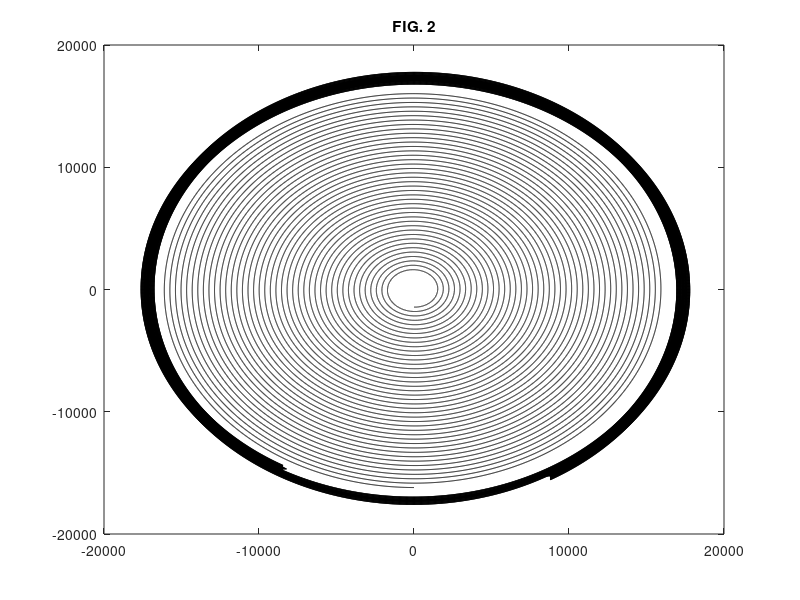

Reproduce this figure in MATLAB.
% 17 June 2009
% Archemedian Spiral with a value of s as a function of wire-thickness
% for the primary winding:
tp = 16950:00.1:17610; % 660 degrees, n=1.75. 
xp = -tp.*sin(pi/180*tp);
yp = -tp.*cos(pi/180*tp);
% with a gap of 750
% for the secondary winding:
ts = 1440:00.1:16200; % 14580 degrees, n=40.
xs = -ts.*sin(-pi/180*ts);
ys = -ts.*cos(-pi/180*ts);
plot(xp,yp,'k+',xs,ys,'k') % now with thickness.
title('FIG. 2')
% playground
%subplot(211), plot(t,x,'c:')
%ylabel('X')
%title('A Spiral?')
%
%subplot(212), plot(t,y,'Color',[1 0.5 0],'linestyle','-.')
%ylabel('Y')
%title('It Doesn''t Look Like a Spiral...')
%xlabel('Angle, Degrees')
%	Or we could look at multiple plots on a single set of axes:
%clf
%plot(t,x,'go',t,y,'r--')
%title('Still Doesn''t Look Like a Spiral...')
%xlabel('Angle, Degrees')
%
%END OF FILE
